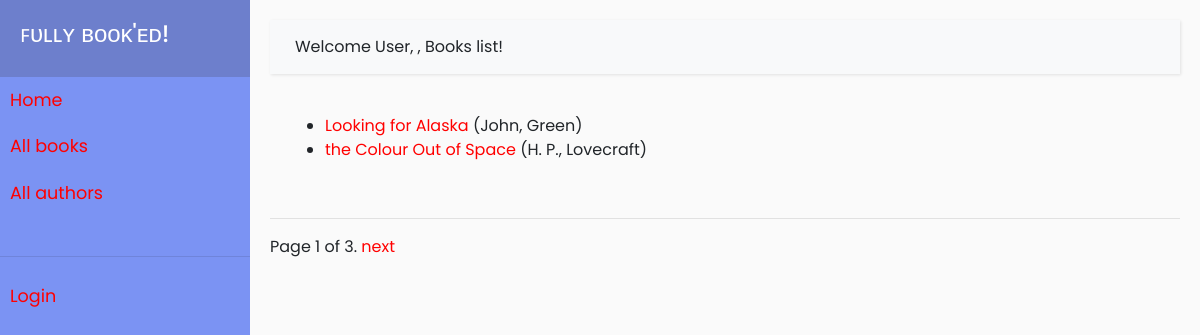
/catalog/books/, run on the app's committed database.
### catalog/models.py (models this page shows, shortened)
class Book(models.Model):
    title = models.CharField(max_length = 100)
    author = models.ForeignKey('Author', on_delete = models.SET_NULL, null = True)
    summary = models.TextField(max_length = 1000, help_text = "Enter description of book")
    isbn = models.CharField('ISBN', max_length = 13, unique = True, help_text = '10 or 13 digit Number')
    genre = models.ManyToManyField(Genre, help_text = 'Select genre of book')
    language = models.ForeignKey('Language', on_delete = models.SET_NULL, null = True)
    def get_absolute_url(self):
        return reverse('book-detail', args=[str(self.id)])
    def display_genre(self):
        return ', '.join(genre.name for genre in self.genre.all()[:3])
    display_genre.short_description = "Genre"

class Author(models.Model):
    first_name = models.CharField(max_length = 100)
    last_name = models.CharField(max_length = 100)
    date_of_birth = models.DateField(null = True, blank = True)
    date_of_death = models.DateField(null = True, blank = True)
    class Meta:
        ordering = ['last_name', 'first_name']
    def __str__(self):
        return f'{self.first_name}, {self.last_name}'

### catalog/views.py (the view)
# urls.py: path('books/', views.BookListView.as_view(), name = 'books'),
class BookListView(generic.ListView):
    model = Book
    paginate_by = 2

### catalog/templates/catalog/book_list.html (shortened to what this page needs)
{% extends "base_generic.html" %}
{% block heading %}
<span>Welcome {% if user.is_authenticated %}{{ user.get_username }}
  {% else %} User,
  {% endif %}, Books list!</span>
{% endblock %}
{% block content %}
  {% if book_list %}
  <ul>
    {% for book in book_list %}
      <li>
        <a href="{{ book.get_absolute_url }}">{{ book.title }}</a> ({{book.author}})
      </li>
    {% endfor %}
  </ul>
  {% else %}
    <p>There are no books in the library.</p>
  {% endif %}
{% endblock %}

### catalog/static/css/style.css (style rules this page uses)
body { font-family: 'Poppins', sans-serif; background: #fafafa; }
a:link { color:red; }

### data on the page
Book: title "Looking for Alaska", author "John, Green"
Book: title "the Colour Out of Space", author "H. P., Lovecraft"

### other printed values
{{ page_obj.number }} "1"
{{ page_obj.paginator.num_pages }} "3"
